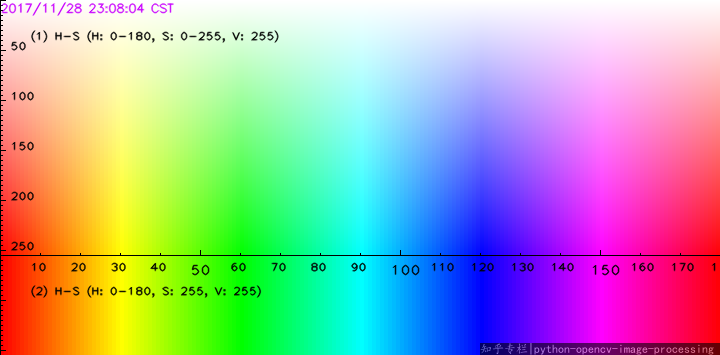
#> input picture hsvChart.png, 720 x 355 px
$ python colorIdentification.py --image ../hsvChart.png
#> lines starting #> are read from the running program, lines starting #| are printed output that depends on the picture; after the words box and inside, x2 and y2 are one past the last pixel; in counts of white or black regions, pixels touching at a corner belong together
import numpy as np
import argparse
import cv2
import time
import json
import utils


# function to combine images
def combine_images(imgArray):
    comboimg = np.zeros((h, w, 3), np.uint8)
    for img in imgArray:
        comboimg = cv2.add(comboimg, img)
    return comboimg

# function to make the image array
def make_image_array(image, colors):
    print("Array building started...")
    start = time.time()
    result = []
    rows, cols, channels = image.shape
    for i in range(rows):
        layer = []
        for j in range(cols):
            layer.append(colors.index(tuple(image[i, j])))
        result.append(layer)
    print("Array building ended!")
    end = time.time()
    print("Time taken: ", end-start)
    return np.array(result)

# function to print image array to json file
def print_to_file(image):
    lists = image.tolist()
    json_str = json.dumps(lists)
    outputfile = open("image.json", "w")
    print(json_str, file=outputfile)
    outputfile.close()


# construct the argument parse and parse the arguments
ap = argparse.ArgumentParser()
ap.add_argument("-i", "--image", help="path to the image")
args = vars(ap.parse_args())

# load the image
image = cv2.imread(args["image"])
#> image is the input picture: shape (355, 720, 3); mean B, G, R 170.7, 171.1, 169.8

# convert the image to hsv
hsv = cv2.cvtColor(image, cv2.COLOR_BGR2HSV)
#> hsv: shape (355, 720, 3); mean H, S, V 89.4, 162.1, 249.9

# save image dimensions
w = image.shape[1]
#> w = 720
h = image.shape[0]
#> h = 355

# initialising color images for each boundary in BGR
single_color_images = []
k = 0
for color in utils.single_colors:
    color_image = np.zeros((h, w, 3), np.uint8)
    color_image[:, 0:w] = utils.single_colors[k]
    single_color_images.append(color_image)
    k = k+1
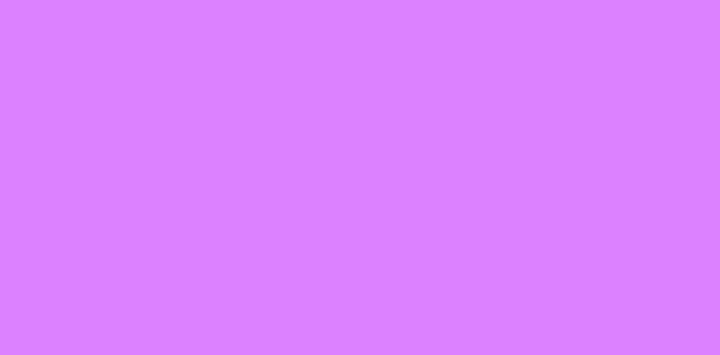
#> color_image: shape (355, 720, 3); mean of channels 0, 1, 2 255, 130, 220; drawn as B, G, R
#> after the loop, k = 5

combo = []
# loop over the boundaries
i = 0
for (lower, upper) in utils.hsv_bounds:
    # create NumPy arrays from the boundaries
    lower = np.array(lower)
    upper = np.array(upper)

    # find the colors within the specified boundaries and apply the mask
    mask = cv2.inRange(hsv, lower, upper)
    output = cv2.bitwise_and(
        single_color_images[i], utils.single_colors[i], mask=mask)

    # [13 lines of commented-out code are left out]

    combo.append(output)
    i = i+1
#> this loop made 5 passes
#> pass 1, `mask = cv2.inRange(hsv, lower, upper)`:
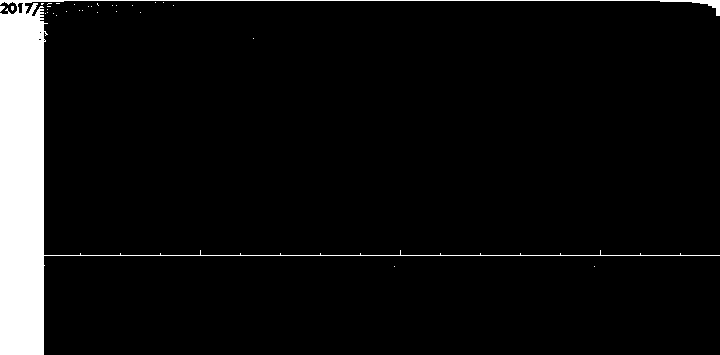
#> mask: shape (355, 720); 6.6% white; 31 white regions (29 under 20 px), largest, box (x1, y1, x2, y2) and area: (0, 0, 720, 355) 16907, (0, 6, 5, 12) 20
#> pass 1, `output = cv2.bitwise_and( single_color_images[i], utils.single_colors[..`:
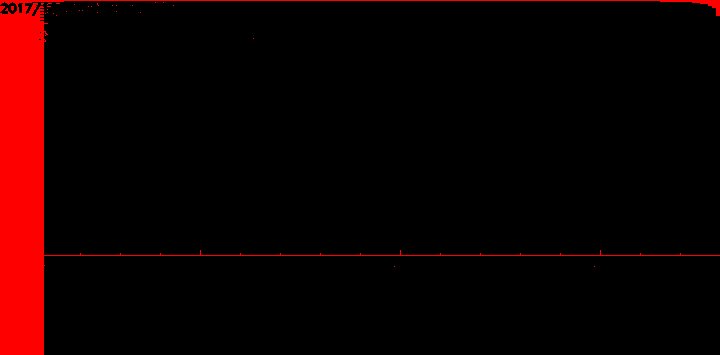
#> output: shape (355, 720, 3); mean of channels 0, 1, 2 0, 0, 16.9; drawn as B, G, R
#> pass 2, `mask = cv2.inRange(hsv, lower, upper)`:
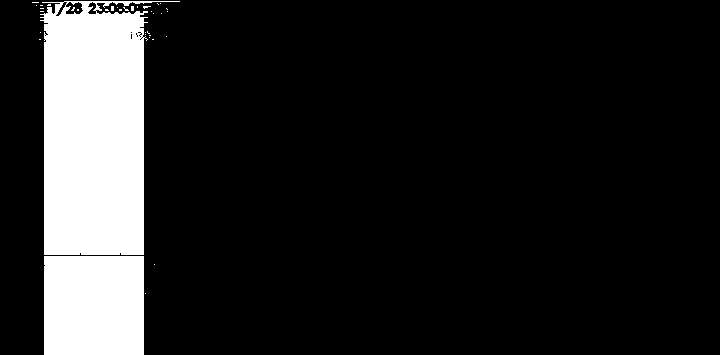
#> mask: shape (355, 720); 13.6% white; 36 white regions (34 under 20 px), largest, box (x1, y1, x2, y2) and area: (40, 1, 180, 255) 24662, (44, 256, 144, 355) 9899
#> pass 2, `output = cv2.bitwise_and( single_color_images[i], utils.single_colors[..`:
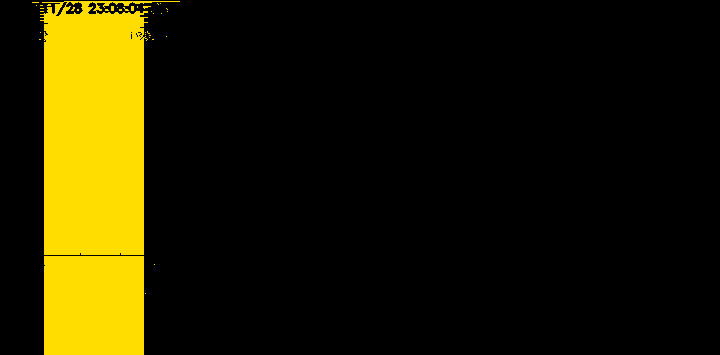
#> output: shape (355, 720, 3); mean of channels 0, 1, 2 0, 30, 34.6; drawn as B, G, R
#> after the loop, combo = 5 items; i = 5

# resize the image output window
comboimg = combine_images(combo)
#> the loop in combine_images, `for img in imgArray:` made 5 passes
#> after the loop in combine_images, `for img in imgArray:`:
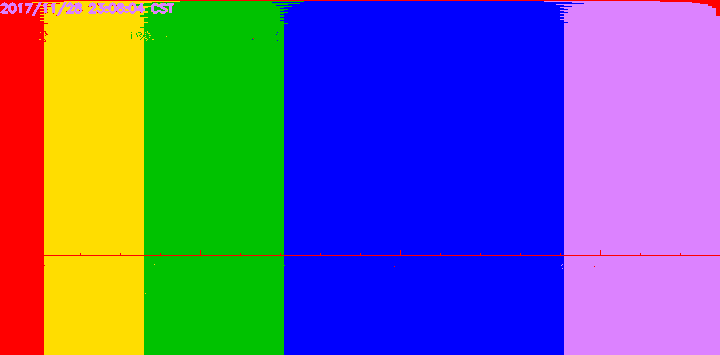
#> comboimg: shape (355, 720, 3); mean of channels 0, 1, 2 154.3, 95.8, 99.7; drawn as B, G, R
result = make_image_array(comboimg, utils.single_colors)
#> after the loop in make_image_array, `for i in range(rows):`: result = 355 items
#> in make_image_array, `return np.array(result)`:
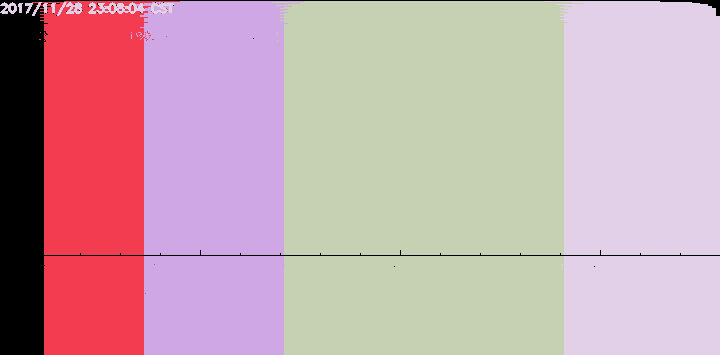
#> returned value: shape (355, 720) int64; 5 distinct labels, from 0 to 4; one colour per label, 0 black
print(result)
#> (printed output is left out)

print_to_file(result)

scale = 0.7
width = int(w*scale)
#> width = 503
height = int(h*scale)
#> height = 248
cv2.namedWindow("combo image", cv2.WINDOW_NORMAL)
cv2.resizeWindow("combo image", width, height)
cv2.imshow("combo image", comboimg)
cv2.waitKey(0)
cv2.destroyAllWindows()
